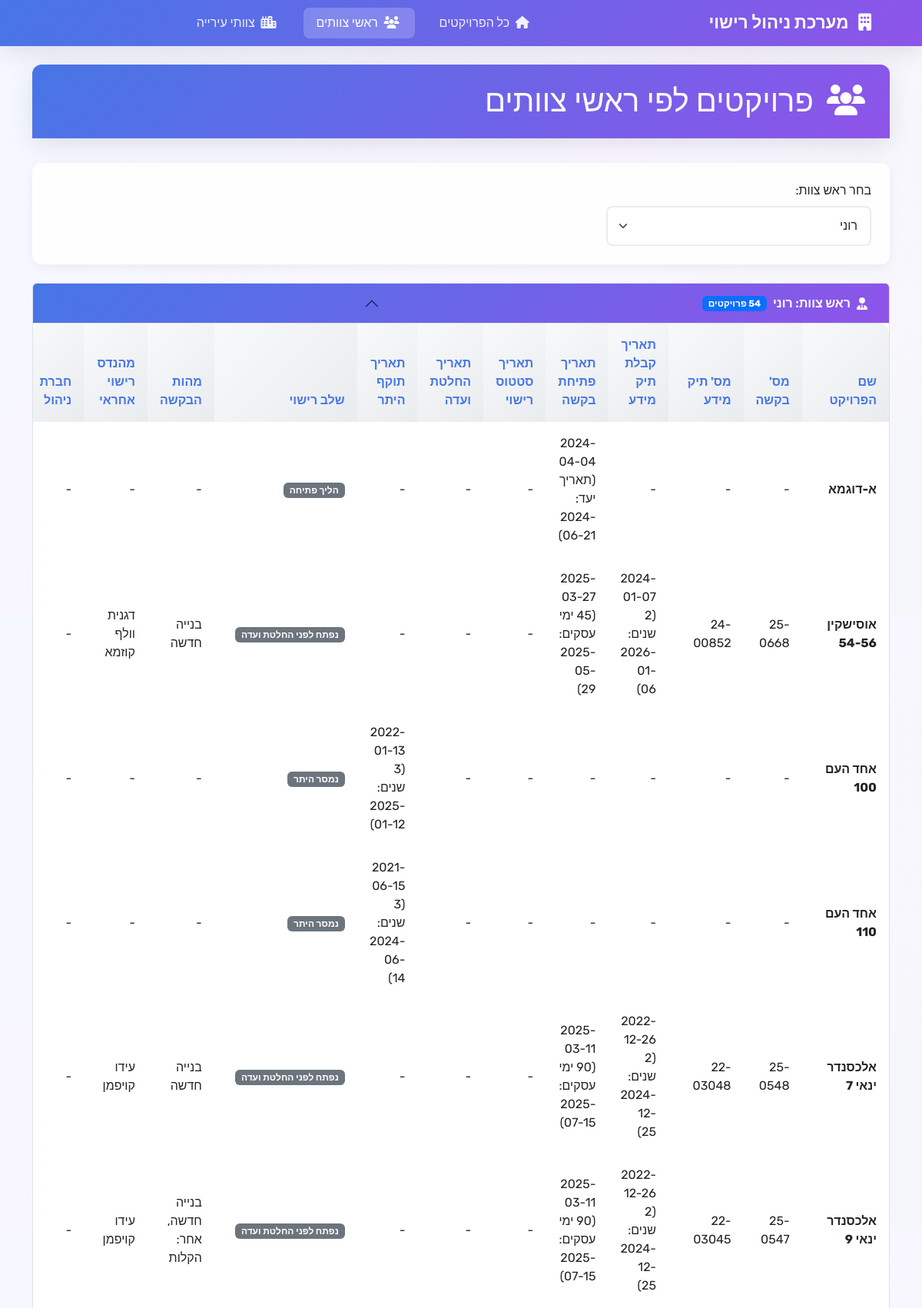
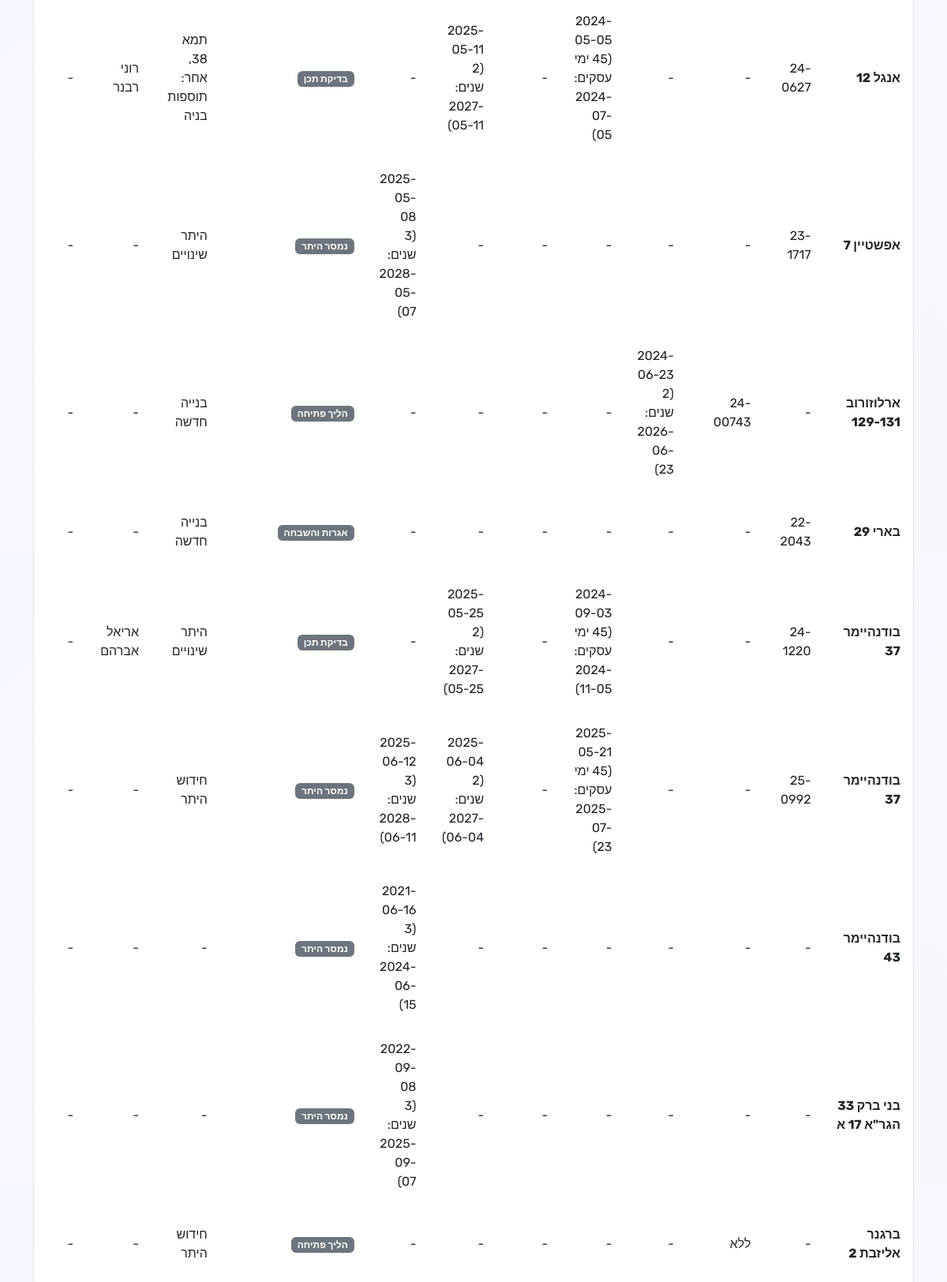
/team-leaders?team_leader=רוני (upper part), run on the app's committed database (2 pictures, top to bottom).
### tables this page shows
CREATE TABLE projects (
                id INTEGER PRIMARY KEY AUTOINCREMENT,
                project_name TEXT NOT NULL,
                request_number TEXT NOT NULL,
                date TEXT NOT NULL,
                team_leader TEXT NOT NULL,
                stage TEXT NOT NULL
            , request_date TEXT, opening_date TEXT, notes TEXT, licensing_engineer TEXT, request_types TEXT, engineer TEXT, info_file_number TEXT, status_date TEXT, management_company TEXT, entrepreneur_name TEXT, architect TEXT, city TEXT, city_team TEXT, committee_date TEXT, permit_validity_date TEXT, info_date_extension INTEGER DEFAULT 0, opening_date_extension INTEGER DEFAULT 0, status_date_extension INTEGER DEFAULT 0, committee_date_extension INTEGER DEFAULT 0, permit_validity_date_extension INTEGER DEFAULT 0);

### app.py (the view)
@app.route('/team-leaders')
def team_leaders():
    conn = get_db_connection()
    team_leaders = conn.execute("""
        SELECT DISTINCT team_leader
        FROM projects
        WHERE team_leader IS NOT NULL AND team_leader != ''
        ORDER BY team_leader
    """).fetchall()
    team_leader_filter = request.args.get('team_leader', '')
    query = """
        SELECT
            id, project_name, request_number, info_file_number,
            date, opening_date, status_date, committee_date, permit_validity_date,
            team_leader, stage, request_types, engineer, management_company,
            entrepreneur_name, architect, city, notes,
            info_date_extension, opening_date_extension, status_date_extension,
            committee_date_extension, permit_validity_date_extension, city_team
        FROM projects
    """
    params = []
    if team_leader_filter:
        query += " WHERE team_leader = ?"
        params.append(team_leader_filter)
    query += " ORDER BY team_leader, project_name"
    projects = conn.execute(query, params).fetchall()
    projects_by_leader = {}
    for project in projects:
        project_dict = dict(project)
        if project_dict.get('date'):
            project_dict['formatted_info_date'] = format_date_with_extension(
                project_dict['date'],
                project_dict.get('info_date_extension', 0),
                'info'
            )
        if project_dict.get('opening_date'):
            project_dict['formatted_opening_date'] = format_date_with_extension(
                project_dict['opening_date'],
                project_dict.get('opening_date_extension', 0),
                'opening'
            )
        if project_dict.get('committee_date'):
            project_dict['formatted_committee_date'] = format_date_with_extension(
                project_dict['committee_date'],
                project_dict.get('committee_date_extension', 0),
                'committee'
            )
        if project_dict.get('permit_validity_date'):
            project_dict['formatted_permit_date'] = format_date_with_extension(
                project_dict['permit_validity_date'],
                project_dict.get('permit_validity_date_extension', 0),
                'permit'
            )
        project_dict['row_color'] = get_row_color_class(project_dict)
        leader = project_dict['team_leader']
        if leader not in projects_by_leader:
            projects_by_leader[leader] = []
        projects_by_leader[leader].append(project_dict)
    conn.close()
    return render_template('team_leaders.html',
                         projects_by_leader=projects_by_leader,
                         team_leaders=[tl['team_leader'] for tl in team_leaders],
                         current_team_leader=team_leader_filter)

### app.py (called while the page is built, shortened)
def get_db_connection():
    conn = sqlite3.connect(DATABASE_PATH)
    conn.row_factory = sqlite3.Row
    return conn

def calculate_base_date_by_type(original_date, field_type):
    if field_type == 'opening':
        business_target = calculate_business_days(original_date.strftime('%Y-%m-%d'), 45)
        return datetime.strptime(business_target, '%Y-%m-%d') if business_target else original_date + timedelta(days=180)
    elif field_type in ['info', 'committee']:
        return original_date + timedelta(days=730)
    elif field_type == 'permit':
        return original_date + timedelta(days=1095)
    else:
        return original_date + timedelta(days=180)

def format_base_date_by_type(original_date_str, field_type):
    if not original_date_str:
        return ""
    try:
        original_date = datetime.strptime(original_date_str, '%Y-%m-%d')
        base_date = calculate_base_date_by_type(original_date, field_type)
        if field_type == 'opening':
            business_target = calculate_business_days(original_date_str, 45)
            return f"{original_date_str}<br>(45 ימי עסקים: {business_target})"
        elif field_type in ['info', 'committee']:
            return f"{original_date_str}<br>(2 שנים: {base_date.strftime('%Y-%m-%d')})"
        elif field_type == 'permit':
            return f"{original_date_str}<br>(3 שנים: {base_date.strftime('%Y-%m-%d')})"
        else:
            return original_date_str
    except:
        return original_date_str

def check_date_expired_with_extensions(date_str):
    try:
        if not date_str:
            return False
        current_date = datetime.now()
        if '<br>' in date_str and ':' in date_str:
            lines = date_str.split('<br>')
            if len(lines) >= 2:
                import re
                date_match = re.search(r':\s*(\d{4}-\d{2}-\d{2})', lines[1])
                if date_match:
                    target_date_str = date_match.group(1)
                    target_date = datetime.strptime(target_date_str, '%Y-%m-%d')
                    return current_date.date() > target_date.date()
    except:
        return False

### templates/team_leaders.html (shortened to what this page needs)
{% extends "base.html" %}
{% block content %}
<div class="row">
    <div class="col-12">
        <div class="card">
            <div class="card-header">
                <h1 class="mb-0">
                    <i class="fas fa-users me-2"></i>
                    פרויקטים לפי ראשי צוותים
                </h1>
            </div>
        </div>
        <div class="filter-section">
            <form method="GET" class="row g-3">
                <div class="col-md-4">
                    <label for="team_leader" class="form-label">בחר ראש צוות:</label>
                    <select class="form-select" name="team_leader" id="team_leader" onchange="this.form.submit()">
                        {% for team_leader in team_leaders %}
                        <option value="{{ team_leader }}" {{ 'selected' if team_leader == current_team_leader }}>
                            {{ team_leader }}
                        </option>
                        {% endfor %}
                    </select>
                </div>
            </form>
        </div>
        <div class="accordion" id="teamLeadersAccordion">
            {% for team_leader, projects in projects_by_leader.items() %}
            <div class="accordion-item">
                <h2 class="accordion-header" id="heading{{ loop.index }}">
                    <button class="accordion-button {{ 'collapsed' if not current_team_leader or current_team_leader != team_leader }}"
                            type="button"
                            data-bs-toggle="collapse"
                            data-bs-target="#collapse{{ loop.index }}"
                            aria-expanded="{{ 'true' if current_team_leader == team_leader else 'false' }}"
                            aria-controls="collapse{{ loop.index }}">
                        <i class="fas fa-user-tie me-2"></i>
                        ראש צוות: {{ team_leader }}
                        <span class="badge bg-primary ms-2">{{ projects|length }} פרויקטים</span>
                    </button>
                </h2>
                <div id="collapse{{ loop.index }}"
                     class="accordion-collapse collapse {{ 'show' if current_team_leader == team_leader or not current_team_leader }}"
                     aria-labelledby="heading{{ loop.index }}"
                     data-bs-parent="#teamLeadersAccordion">
                    <div class="accordion-body p-0">
                        <div class="table-responsive">
                            <table class="table table-hover mb-0">
                                <thead>
                                    <tr>
                                        <th>שם הפרויקט</th>
                                        <th>מס' בקשה</th>
                                        <th>מס' תיק מידע</th>
                                        <th>תאריך קבלת תיק מידע</th>
                                        <th>תאריך פתיחת בקשה</th>
                                        <th>תאריך סטטוס רישוי</th>
                                        <th>תאריך החלטת ועדה</th>
                                        <th>תאריך תוקף היתר</th>
                                        <th>שלב רישוי</th>
                                        <th>מהות הבקשה</th>
                                        <th>מהנדס רישוי אחראי</th>
                                        <th>חברת ניהול</th>
                                    </tr>
                                </thead>
                                <tbody>
                                    {% for project in projects %}
                                    <tr class="{% if project.row_color %}row-{{ project.row_color }}{% endif %}">
                                        <td class="fw-bold">{{ project.project_name or '-' }}</td>
                                        <td>{{ project.request_number or '-' }}</td>
                                        <td>{{ project.info_file_number or '-' }}</td>
                                        <td>{{ project.formatted_info_date|safe or project.date or '-' }}</td>
                                        <td>{{ project.formatted_opening_date|safe or project.opening_date or '-' }}</td>
                                        <td>{{ project.status_date or '-' }}</td>
                                        <td>{{ project.formatted_committee_date|safe or project.committee_date or '-' }}</td>
                                        <td>{{ project.formatted_permit_date|safe or project.permit_validity_date or '-' }}</td>
                                        <td>
                                            <span class="badge bg-secondary">{{ project.stage or '-' }}</span>
                                        </td>
                                        <td>{{ project.request_types or '-' }}</td>
                                        <td>{{ project.engineer or '-' }}</td>
                                        <td>{{ project.management_company or '-' }}</td>
                                    </tr>
                                    {% endfor %}
                                </tbody>
                            </table>
                        </div>
                    </div>
                </div>
            </div>
            {% endfor %}
        </div>
    </div>
</div>
{% endblock %}

### templates/base.html (style rules this page uses)
:root { --primary-gradient: linear-gradient(135deg, #4776E6 0%, #8E54E9 100%); --primary-color: #4776E6; --secondary-color: #8E54E9; --bg-gradient: linear-gradient(135deg, #f5f8ff 0%, #f9f6ff 50%, #f5f7fa 100%); --card-shadow: 0 8px 32px rgba(0, 0, 0, 0.1); --border-radius: 12px; }
* { font-family: 'Rubik', -apple-system, BlinkMacSystemFont, 'Segoe UI', sans-serif; }
body { background: var(--bg-gradient); min-height: 100vh; direction: rtl; }
.card { border: none; border-radius: var(--border-radius); box-shadow: var(--card-shadow); backdrop-filter: blur(10px); background: rgba(255, 255, 255, 0.95); margin-bottom: 2rem; }
.card-header { background: var(--primary-gradient); color: white; border: none; border-radius: var(--border-radius) var(--border-radius) 0 0 !important; font-weight: 600; padding: 1.5rem; }
.form-control, .form-select { border: 2px solid #e9ecef; border-radius: 8px; padding: 0.75rem 1rem; transition: all 0.3s ease; }
.table { border-radius: var(--border-radius); overflow: hidden; box-shadow: none; }
.table thead th { background: linear-gradient(135deg, #f8f9fa 0%, #e9ecef 100%); border: none; font-weight: 600; color: var(--primary-color); text-align: right; padding: 1rem; }
.table tbody td { border: none; padding: 1rem; text-align: right; vertical-align: middle; }
.table tbody tr { transition: all 0.3s ease; }
.row-warning { background-color: rgba(255, 255, 204, 0.7) !important; }
.row-approaching { background-color: rgba(255, 182, 193, 0.7) !important; }
.filter-section { background: rgba(255, 255, 255, 0.9); padding: 1.5rem; border-radius: var(--border-radius); margin-bottom: 1.5rem; box-shadow: 0 4px 15px rgba(0, 0, 0, 0.05); }
.accordion-button { background: rgba(255, 255, 255, 0.9); border: none; font-weight: 600; color: var(--primary-color); }
.accordion-button:not(.collapsed) { background: var(--primary-gradient); color: white; }

### data on the page
projects: team_leader "רוני", projects "54", project_name "א-דוגמא", request_number "-", info_file_number "-", formatted_info_date "-", formatted_opening_date "2024-04-04 (תאריך יעד: 2024-06-21)", status_date "-", formatted_committee_date "-", formatted_permit_date "-", stage "הליך פתיחה", request_types "-", engineer "-", management_company "-"
projects: project_name "אוסישקין 54-56", request_number "25-0668", info_file_number "24-00852", formatted_info_date "2024-01-07 (2 שנים: 2026-01-06)", formatted_opening_date "2025-03-27 (45 ימי עסקים: 2025-05-29)", status_date "-", formatted_committee_date "-", formatted_permit_date "-", stage "נפתח לפני החלטת ועדה", request_types "בנייה חדשה", engineer "דגנית וולף קוזמא", management_company "-"
projects: project_name "אחד העם 100", request_number "-", info_file_number "-", formatted_info_date "-", formatted_opening_date "-", status_date "-", formatted_committee_date "-", formatted_permit_date "2022-01-13 (3 שנים: 2025-01-12)", stage "נמסר היתר", request_types "-", engineer "-", management_company "-"
projects: project_name "אחד העם 110", request_number "-", info_file_number "-", formatted_info_date "-", formatted_opening_date "-", status_date "-", formatted_committee_date "-", formatted_permit_date "2021-06-15 (3 שנים: 2024-06-14)", stage "נמסר היתר", request_types "-", engineer "-", management_company "-"
projects: project_name "אלכסנדר ינאי 7", request_number "25-0548", info_file_number "22-03048", formatted_info_date "2022-12-26 (2 שנים: 2024-12-25)", formatted_opening_date "2025-03-11 (90 ימי עסקים: 2025-07-15)", status_date "-", formatted_committee_date "-", formatted_permit_date "-", stage "נפתח לפני החלטת ועדה", request_types "בנייה חדשה", engineer "עידו קויפמן", management_company "-"
projects: project_name "אלכסנדר ינאי 9", request_number "25-0547", info_file_number "22-03045", formatted_info_date "2022-12-26 (2 שנים: 2024-12-25)", formatted_opening_date "2025-03-11 (90 ימי עסקים: 2025-07-15)", status_date "-", formatted_committee_date "-", formatted_permit_date "-", stage "נפתח לפני החלטת ועדה", request_types "בנייה חדשה, אחר: הקלות", engineer "עידו קויפמן", management_company "-"
projects: project_name "אנגל 12", request_number "24-0627", info_file_number "-", formatted_info_date "-", formatted_opening_date "2024-05-05 (45 ימי עסקים: 2024-07-05)", status_date "-", formatted_committee_date "2025-05-11 (2 שנים: 2027-05-11)", formatted_permit_date "-", stage "בדיקת תכן", request_types "תמא 38, אחר: תוספות בניה", engineer "רוני רבנר", management_company "-"
projects: project_name "אפשטיין 7", request_number "23-1717", info_file_number "-", formatted_info_date "-", formatted_opening_date "-", status_date "-", formatted_committee_date "-", formatted_permit_date "2025-05-08 (3 שנים: 2028-05-07)", stage "נמסר היתר", request_types "היתר שינויים", engineer "-", management_company "-"
projects: project_name "ארלוזורוב 129-131", request_number "-", info_file_number "24-00743", formatted_info_date "2024-06-23 (2 שנים: 2026-06-23)", formatted_opening_date "-", status_date "-", formatted_committee_date "-", formatted_permit_date "-", stage "הליך פתיחה", request_types "בנייה חדשה", engineer "-", management_company "-"
projects: project_name "בארי 29", request_number "22-2043", info_file_number "-", formatted_info_date "-", formatted_opening_date "-", status_date "-", formatted_committee_date "-", formatted_permit_date "-", stage "אגרות והשבחה", request_types "בנייה חדשה", engineer "-", management_company "-"
projects: project_name "בודנהיימר 37", request_number "24-1220", info_file_number "-", formatted_info_date "-", formatted_opening_date "2024-09-03 (45 ימי עסקים: 2024-11-05)", status_date "-", formatted_committee_date "2025-05-25 (2 שנים: 2027-05-25)", formatted_permit_date "-", stage "בדיקת תכן", request_types "היתר שינויים", engineer "אריאל אברהם", management_company "-"
projects: project_name "בודנהיימר 37", request_number "25-0992", info_file_number "-", formatted_info_date "-", formatted_opening_date "2025-05-21 (45 ימי עסקים: 2025-07-23)", status_date "-", formatted_committee_date "2025-06-04 (2 שנים: 2027-06-04)", formatted_permit_date "2025-06-12 (3 שנים: 2028-06-11)", stage "נמסר היתר", request_types "חידוש היתר", engineer "-", management_company "-"
projects: project_name "בודנהיימר 43", request_number "-", info_file_number "-", formatted_info_date "-", formatted_opening_date "-", status_date "-", formatted_committee_date "-", formatted_permit_date "2021-06-16 (3 שנים: 2024-06-15)", stage "נמסר היתר", request_types "-", engineer "-", management_company "-"
projects: project_name "בני ברק 33 הגר\"א 17 א", request_number "-", info_file_number "-", formatted_info_date "-", formatted_opening_date "-", status_date "-", formatted_committee_date "-", formatted_permit_date "2022-09-08 (3 שנים: 2025-09-07)", stage "נמסר היתר", request_types "-", engineer "-", management_company "-"
projects: project_name "ברגנר אליזבת 2", request_number "-", info_file_number "ללא", formatted_info_date "-", formatted_opening_date "-", status_date "-", formatted_committee_date "-", formatted_permit_date "-", stage "הליך פתיחה", request_types "חידוש היתר", engineer "-", management_company "-"

### other printed values
form field team_leader "רוני"
